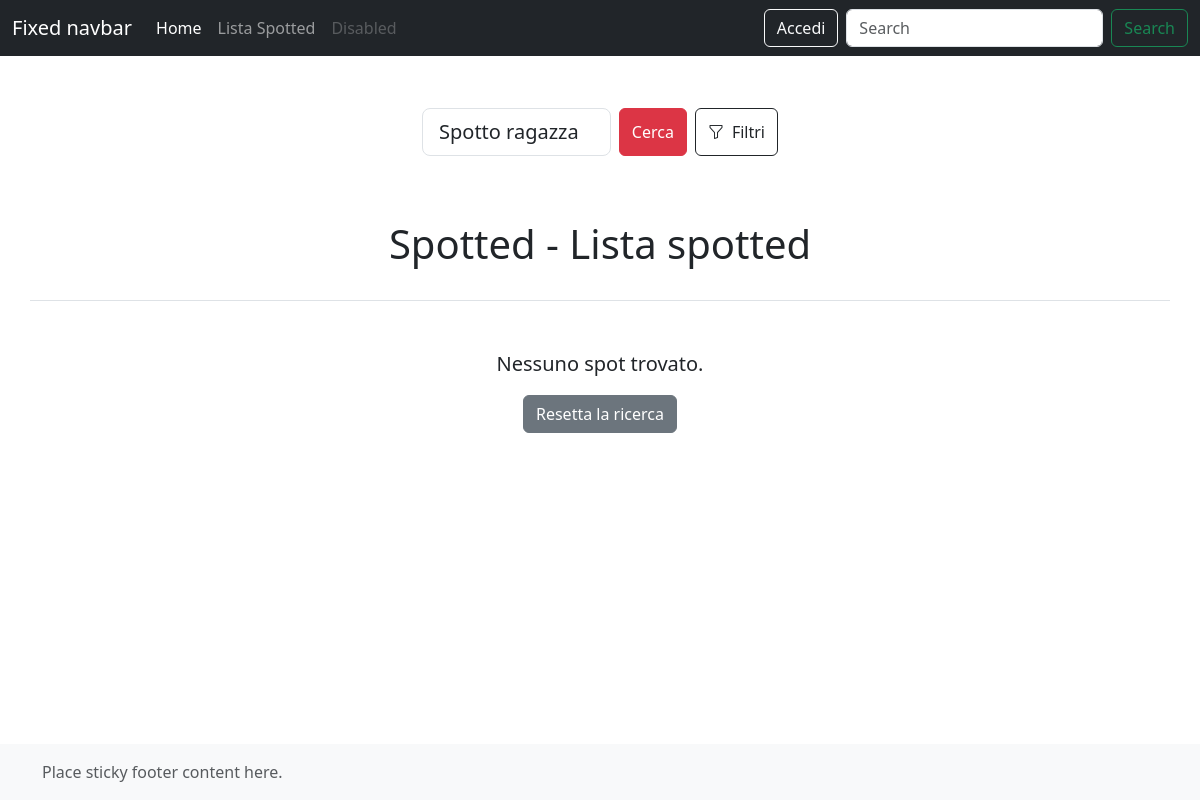
/lista-categoria.php?ricerca=Spotto ragazza, run on an earlier commit of the app's database.
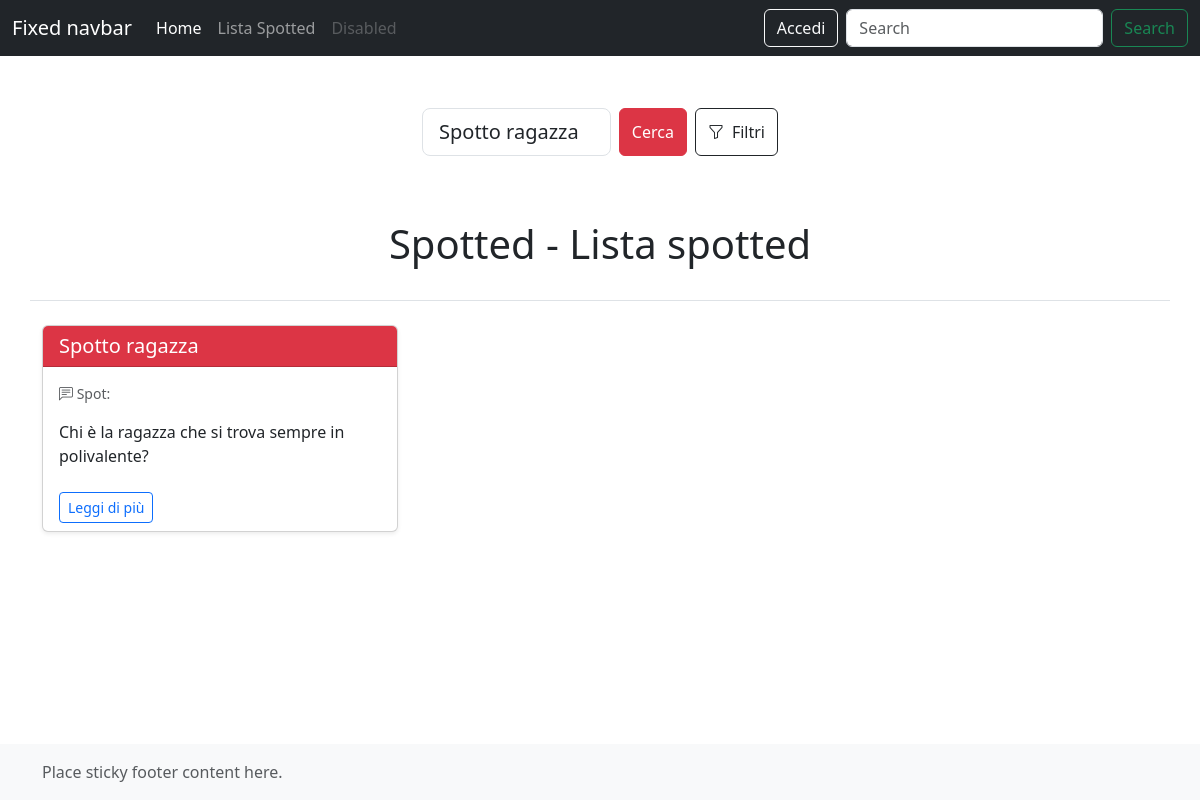
And on a later commit of the database.
### tables this page shows
CREATE TABLE SPOT (
    idSpot INT AUTO_INCREMENT PRIMARY KEY,
    titolo VARCHAR(255) NOT NULL,
    testo TEXT NOT NULL,
    dataInserimento DATETIME DEFAULT CURRENT_TIMESTAMP,
    stato ENUM('in_attesa', 'approvato', 'rifiutato') DEFAULT 'in_attesa',
    idCategoria INT NOT NULL,
    idSottoCategoria INT,
    usernameUtente VARCHAR(100),
    usernameAdminApprovato VARCHAR(100) NULL, 
    dataApprovazione DATETIME NULL,

    FOREIGN KEY (idCategoria) REFERENCES CATEGORIE(idCategoria),
    FOREIGN KEY (idSottoCategoria) REFERENCES SOTTOCATEGORIE(idSottoCategoria) ON DELETE SET NULL,
    FOREIGN KEY (usernameUtente) REFERENCES UTENTI(username) ON DELETE SET NULL,
    FOREIGN KEY (usernameAdminApprovato) REFERENCES UTENTI(username) ON DELETE SET NULL
);

### lista-categoria.php (called while the page is built)
<?php
require_once 'bootstrap.php';
$templateParams["titolo"] = "Spotted - Lista spotted";
$templateParams["nome"] = "lista-spot.php";
$templateParams["categorie"] = $dbh->getCategories();
$ricerca = isset($_GET["ricerca"]) ? $_GET["ricerca"] : "";
$categorie = isset($_GET["cat"]) ? $_GET["cat"] : [];
if (!empty($ricerca) && !empty($categorie)) {
    $templateParams["spot"] = $dbh->getSpotsByCategoriesAndString($ricerca, $categorie);
} elseif (!empty($ricerca)) {
    $templateParams["spot"] = $dbh->getSpotsByString($ricerca);
} elseif (!empty($categorie)) {
    $templateParams["spot"] = $dbh->getSpotsByCategories($categorie);
} else {
    $templateParams["spot"] = $dbh->getLastSpots(10);
}
require 'template/base.php';
?>

### db/database.php (called while the page is built, shortened)
<?php
class DatabaseHelper
{
    private $db;
    public function __construct($servername, $username, $password, $dbname, $port)
    {
        $this->db = new mysqli($servername, $username, $password, $dbname, $port);
    }
    public function getCategories()
    {
        $stmt = $this->db->prepare("SELECT idCategoria,nome FROM CATEGORIE");
        $stmt->execute();
        $result = $stmt->get_result();
        return $result->fetch_all(MYSQLI_ASSOC);
    }
    public function getSpotsByString($str)
    {
        $query = "SELECT * FROM SPOT WHERE (titolo LIKE ? OR testo LIKE ?)
            AND stato = 'approvato'
            ORDER BY dataInserimento DESC";
        $stmt = $this->db->prepare($query);
        $ricerca = "%" . $str . "%";
        $stmt->bind_param("ss", $ricerca, $ricerca);
        $stmt->execute();
        $result = $stmt->get_result();
        return $result->fetch_all(MYSQLI_ASSOC);
    }
}
?>

### bootstrap.php (called while the page is built, shortened)
<?php
require_once("db/database.php");
$dbh = new DatabaseHelper("localhost", "root", "", "spotted", 3306);
?>

### template/lista-spot.php (the view, shortened to what this page needs)
<section class="container mt-5">
    <div class="row justify-content-center mb-3">
        <div class="col-md-8 col-lg-6">
            <form action="lista-categoria.php" method="GET">
                <div class="row justify-content-center mb-5">
                    <div class="col-md-8">
                        <div class="d-flex gap-2" role="search">
                            <input type="text" class="form-control form-control-lg" name="ricerca" id="ricerca"
                                placeholder="Cerca uno spot..."
                                value="<?php echo isset($_GET['ricerca']) ? htmlspecialchars($_GET['ricerca']) : ''; ?>">
                            <button type="submit" class="btn btn-danger">Cerca</button>
                            <button type="button" class="btn btn-outline-dark d-flex gap-2 align-items-center" data-bs-toggle="modal" data-bs-target="#modalFiltri">
                                <i class="bi bi-funnel"></i> Filtri
                            </button>
                        </div>
                    </div>
                </div>
            </form>
        </div>
    </div>
    <?php if(isset($templateParams["titolo"])): ?>
        <div class="row mb-4">
            <div class="col-12 text-center">
                <h2 class="display-6"><?php echo $templateParams["titolo"]; ?></h2>
            </div>
        </div>
    <?php endif; ?>
    <div class="row g-4 border-top mt-2 mb-4">
        <?php if(count($templateParams["spot"]) > 0): ?>
            <?php foreach($templateParams["spot"] as $spot): ?>
                <div class="col-12 col-md-6 col-lg-4">
                    <div class="card h-100 shadow-sm">
                        <div class="card-header bg-danger text-white">
                            <h5 class="card-title mb-0"><?php echo $spot["titolo"]; ?></h5>
                        </div>
                        <div class="card-body">
                            <p class="card-text text-muted small">
                                <i class="bi bi-chat-left-text"></i> Spot:
                            </p>
                            <p class="card-text"><?php echo $spot["testo"]; ?></p>
                        </div>
                        <div class="card-footer bg-transparent border-top-0">
                            <a href="dettaglio-spot.php?id=<?php echo $spot['idSpot']; ?>" class="btn btn-outline-primary btn-sm">
                             Leggi di più
                            </a>
                        </div>
                    </div>
                </div>
            <?php endforeach; ?>
        <?php else: ?>
            <div class="col-12 text-center my-5">
                <p class="lead">Nessuno spot trovato.</p>
                <a href="lista-categoria.php" class="btn btn-secondary">Resetta la ricerca</a>
            </div>
        <?php endif; ?>
    </div>
</section>

What changed in the data, as far as the page shows it:
now on this page (row edited): spot: titolo "Spotto ragazza", testo "Chi è la ragazza che si trova sempre in polivalente?"
Also different on the page:
text no longer shown: "Nessuno spot trovato. Resetta la ricerca"
